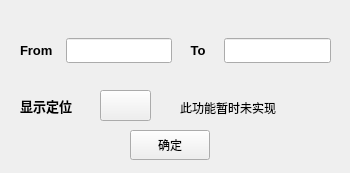
<?xml version="1.0" encoding="UTF-8"?>
<ui version="4.0">
 <class>SetWindow</class>
 <widget class="QWidget" name="SetWindow">
  <property name="geometry">
   <rect>
    <x>0</x>
    <y>0</y>
    <width>350</width>
    <height>173</height>
   </rect>
  </property>
  <property name="windowTitle">
   <string>随机数生成器 QQ 641370196</string>
  </property>
  <widget class="QWidget" name="horizontalLayoutWidget">
   <property name="geometry">
    <rect>
     <x>20</x>
     <y>20</y>
     <width>311</width>
     <height>61</height>
    </rect>
   </property>
   <layout class="QHBoxLayout" name="horizontalLayout" stretch="1,0,0,0">
    <item>
     <widget class="QLabel" name="label_from">
      <property name="minimumSize">
       <size>
        <width>40</width>
        <height>0</height>
       </size>
      </property>
      <property name="font">
       <font>
        <family>Arial</family>
        <pointsize>10</pointsize>
        <weight>75</weight>
        <bold>true</bold>
       </font>
      </property>
      <property name="text">
       <string>From</string>
      </property>
     </widget>
    </item>
    <item>
     <widget class="QLineEdit" name="lineEdit_from">
      <property name="minimumSize">
       <size>
        <width>0</width>
        <height>25</height>
       </size>
      </property>
      <property name="alignment">
       <set>Qt::AlignCenter</set>
      </property>
     </widget>
    </item>
    <item>
     <widget class="QLabel" name="label_to">
      <property name="minimumSize">
       <size>
        <width>40</width>
        <height>0</height>
       </size>
      </property>
      <property name="font">
       <font>
        <family>Arial</family>
        <pointsize>10</pointsize>
        <weight>75</weight>
        <bold>true</bold>
       </font>
      </property>
      <property name="text">
       <string>To</string>
      </property>
      <property name="alignment">
       <set>Qt::AlignCenter</set>
      </property>
     </widget>
    </item>
    <item>
     <widget class="QLineEdit" name="lineEdit_to">
      <property name="sizePolicy">
       <sizepolicy hsizetype="Preferred" vsizetype="Fixed">
        <horstretch>0</horstretch>
        <verstretch>0</verstretch>
       </sizepolicy>
      </property>
      <property name="minimumSize">
       <size>
        <width>0</width>
        <height>25</height>
       </size>
      </property>
      <property name="alignment">
       <set>Qt::AlignCenter</set>
      </property>
     </widget>
    </item>
   </layout>
  </widget>
  <widget class="QPushButton" name="pushButton_ok">
   <property name="geometry">
    <rect>
     <x>130</x>
     <y>130</y>
     <width>80</width>
     <height>30</height>
    </rect>
   </property>
   <property name="text">
    <string>确定</string>
   </property>
  </widget>
  <widget class="QLabel" name="label_from_2">
   <property name="geometry">
    <rect>
     <x>20</x>
     <y>80</y>
     <width>61</width>
     <height>51</height>
    </rect>
   </property>
   <property name="minimumSize">
    <size>
     <width>40</width>
     <height>0</height>
    </size>
   </property>
   <property name="font">
    <font>
     <family>Arial</family>
     <pointsize>10</pointsize>
     <weight>75</weight>
     <bold>true</bold>
    </font>
   </property>
   <property name="text">
    <string>显示定位</string>
   </property>
  </widget>
  <widget class="QPushButton" name="pushButton_locate">
   <property name="geometry">
    <rect>
     <x>100</x>
     <y>90</y>
     <width>51</width>
     <height>31</height>
    </rect>
   </property>
   <property name="styleSheet">
    <string notr="true">QPushButton#pushButton_locate
{
    border-image:url(:/locate.png);
}</string>
   </property>
   <property name="text">
    <string/>
   </property>
  </widget>
  <widget class="QLabel" name="label">
   <property name="geometry">
    <rect>
     <x>180</x>
     <y>100</y>
     <width>111</width>
     <height>16</height>
    </rect>
   </property>
   <property name="text">
    <string>此功能暂时未实现</string>
   </property>
  </widget>
 </widget>
 <resources/>
 <connections/>
</ui>
